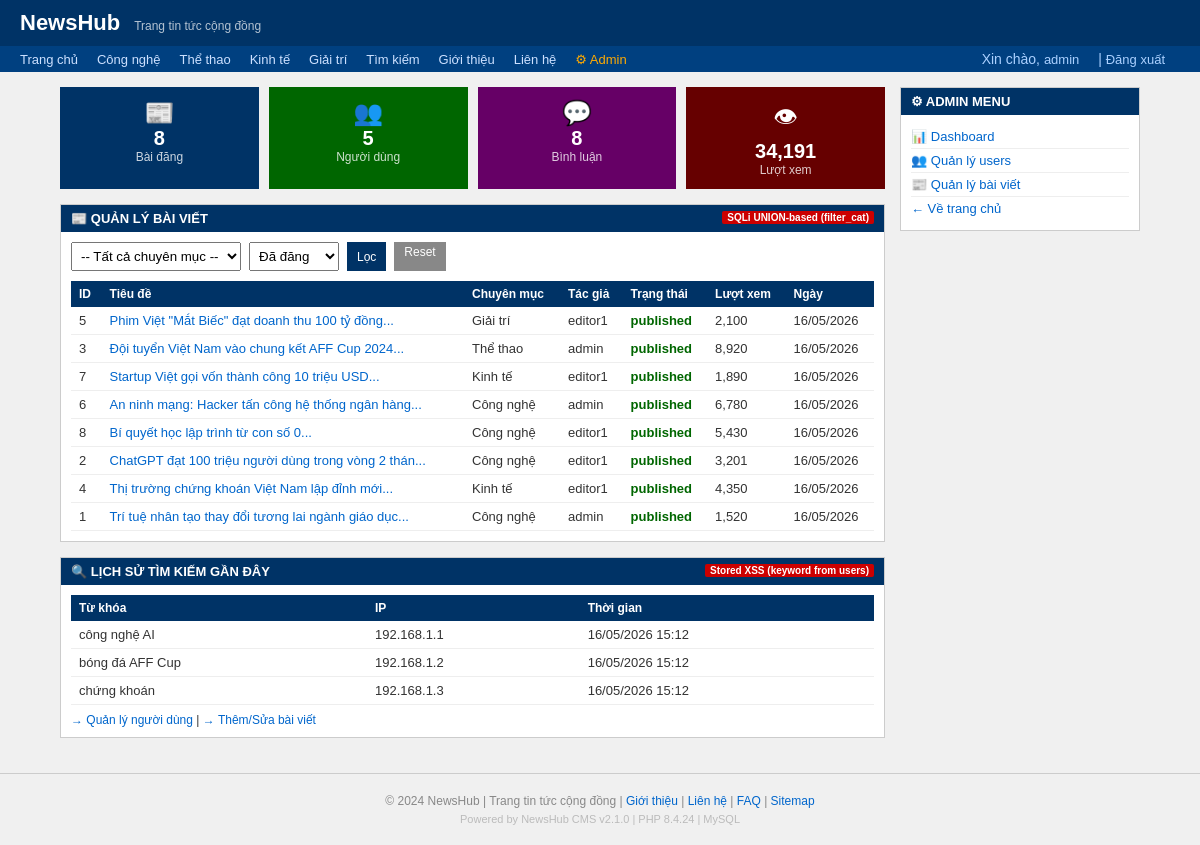
Page /admin/dashboard.php (signed in) on the committed database.
### tables this page shows
CREATE TABLE news (
    id INT AUTO_INCREMENT PRIMARY KEY,
    title VARCHAR(255) NOT NULL,
    content TEXT,
    summary VARCHAR(500),
    author_id INT,
    category_id INT,
    views INT DEFAULT 0,
    status ENUM('published','draft','hidden') DEFAULT 'published',
    tags VARCHAR(255),
    created_at DATETIME DEFAULT CURRENT_TIMESTAMP,
    updated_at DATETIME DEFAULT CURRENT_TIMESTAMP ON UPDATE CURRENT_TIMESTAMP,
    FOREIGN KEY (author_id) REFERENCES users(id),
    FOREIGN KEY (category_id) REFERENCES categories(id)
);

CREATE TABLE categories (
    id INT AUTO_INCREMENT PRIMARY KEY,
    name VARCHAR(100) NOT NULL,
    slug VARCHAR(100) NOT NULL,
    description TEXT
);

CREATE TABLE users (
    id INT AUTO_INCREMENT PRIMARY KEY,
    username VARCHAR(100) NOT NULL,
    password VARCHAR(255) NOT NULL,
    email VARCHAR(150),
    role ENUM('admin','editor','user') DEFAULT 'user',
    bio TEXT,
    avatar VARCHAR(255),
    created_at DATETIME DEFAULT CURRENT_TIMESTAMP,
    last_login DATETIME
);

CREATE TABLE search_logs (
    id INT AUTO_INCREMENT PRIMARY KEY,
    keyword VARCHAR(255),
    user_id INT,
    ip_address VARCHAR(50),
    user_agent TEXT,
    created_at DATETIME DEFAULT CURRENT_TIMESTAMP
);

### www/admin/dashboard.php (the view, shortened to what this page needs)
<?php
$filter_status = $_GET['filter_status'] ?? 'published';
require_once __DIR__ . '/../includes/header.php';
$conn = db_connect();
$where = "WHERE 1=1";
if ($filter_status) {
    $safe_status = $conn->real_escape_string($filter_status);
    $where .= " AND n.status = '$safe_status'";
}
$sql = "SELECT n.id, n.title, n.status, n.views, n.created_at,
               u.username, c.name as cat_name
        FROM news n
        JOIN users u ON n.author_id = u.id
        JOIN categories c ON n.category_id = c.id
        $where
        ORDER BY n.created_at DESC
        LIMIT 20";
$result = $conn->query($sql);
$news_list = [];
if (!$result) {
    $db_error = $conn->error;
} else {
    $news_list = $result->fetch_all(MYSQLI_ASSOC);
}
$stats = [];
$s = $conn->query("SELECT COUNT(*) as total FROM news WHERE status='published'");
$stats['published'] = $s ? $s->fetch_assoc()['total'] : 0;
$s = $conn->query("SELECT COUNT(*) as total FROM users");
$stats['users'] = $s ? $s->fetch_assoc()['total'] : 0;
$s = $conn->query("SELECT COUNT(*) as total FROM comments WHERE status='approved'");
$stats['comments'] = $s ? $s->fetch_assoc()['total'] : 0;
$s = $conn->query("SELECT SUM(views) as total FROM news");
$stats['views'] = $s ? $s->fetch_assoc()['total'] : 0;
$search_logs = $conn->query("SELECT keyword, ip_address, created_at FROM search_logs ORDER BY created_at DESC LIMIT 10");
$logs = $search_logs ? $search_logs->fetch_all(MYSQLI_ASSOC) : [];
?>
<div id="wrapper">
    <div id="main">
        <div style="display:flex;gap:10px;margin-bottom:15px;flex-wrap:wrap;">
            <?php
            $stat_items = [
                ['📰', 'Bài đăng', $stats['published'], '#003366'],
                ['👥', 'Người dùng', $stats['users'], '#006600'],
                ['💬', 'Bình luận', $stats['comments'], '#660066'],
                ['👁', 'Lượt xem', number_format($stats['views']), '#660000'],
            ];
            foreach ($stat_items as [$icon, $label, $val, $color]): ?>
                <div style="background:<?= $color ?>;color:white;padding:12px 18px;flex:1;min-width:150px;text-align:center;">
                    <div style="font-size:24px;"><?= $icon ?></div>
                    <div style="font-size:20px;font-weight:bold;"><?= $val ?></div>
                    <div style="font-size:12px;opacity:0.8;"><?= $label ?></div>
                </div>
            <?php endforeach; ?>
        </div>
        <div class="box">
            <div class="box-title">
                📰 QUẢN LÝ BÀI VIẾT
                <span class="vuln-badge">SQLi UNION-based (filter_cat)</span>
            </div>
            <div class="box-content">
                <form action="/admin/dashboard.php" method="GET" style="display:flex;gap:8px;margin-bottom:10px;flex-wrap:wrap;">
                    <select name="filter_cat" style="padding:5px;">
                        <option value="">-- Tất cả chuyên mục --</option>
                    </select>
                    <select name="filter_status" style="padding:5px;">
                        <option value="published" <?= $filter_status === 'published' ? 'selected' : '' ?>>Đã đăng</option>
                    </select>
                    <button type="submit" class="btn btn-sm">Lọc</button>
                    <a href="/admin/dashboard.php" class="btn btn-sm" style="background:#888;">Reset</a>
                </form>
                <table>
                    <tr>
                        <th>ID</th>
                        <th>Tiêu đề</th>
                        <th>Chuyên mục</th>
                        <th>Tác giả</th>
                        <th>Trạng thái</th>
                        <th>Lượt xem</th>
                        <th>Ngày</th>
                    </tr>
                    <?php if ($news_list): ?>
                        <?php foreach ($news_list as $item): ?>
                            <tr>
                                <td><?= $item['id'] ?></td>
                                <td><a href="/news.php?id=<?= $item['id'] ?>"><?= htmlspecialchars(mb_substr($item['title'], 0, 50)) ?>...</a></td>
                                <td><?= htmlspecialchars($item['cat_name']) ?></td>
                                <td><?= htmlspecialchars($item['username']) ?></td>
                                <td>
                                    <?php
                                    $status_colors = ['published' => '#006600', 'draft' => '#666', 'hidden' => '#cc0000'];
                                    $color = $status_colors[$item['status']] ?? '#333';
                                    ?>
                                    <span style="color:<?= $color ?>;font-weight:bold;"><?= $item['status'] ?></span>
                                </td>
                                <td><?= number_format($item['views']) ?></td>
                                <td><?= date('d/m/Y', strtotime($item['created_at'])) ?></td>
                            </tr>
                        <?php endforeach; ?>
                    <?php else: ?>
                        <tr>
                            <td colspan="7" style="text-align:center;color:#888;padding:20px;">Không có dữ liệu</td>
                        </tr>
                    <?php endif; ?>
                </table>
            </div>
        </div>
        <div class="box">
            <div class="box-title">
                🔍 LỊCH SỬ TÌM KIẾM GẦN ĐÂY
                <span class="vuln-badge">Stored XSS (keyword from users)</span>
            </div>
            <div class="box-content">
                <table>
                    <tr>
                        <th>Từ khóa</th>
                        <th>IP</th>
                        <th>Thời gian</th>
                    </tr>
                    <?php foreach ($logs as $log): ?>
                        <tr>
                            <td>
                                <?= $log['keyword'] ?>
                            </td>
                            <td><?= htmlspecialchars($log['ip_address']) ?></td>
                            <td><?= date('d/m/Y H:i', strtotime($log['created_at'])) ?></td>
                        </tr>
                    <?php endforeach; ?>
                </table>
                <div style="margin-top:8px;font-size:12px;">
                    <a href="/admin/users.php">→ Quản lý người dùng</a> |
                    <a href="/admin/news_manage.php">→ Thêm/Sửa bài viết</a>
                </div>
            </div>
        </div>
    </div>
    <div id="sidebar">
        <div class="box">
            <div class="box-title">⚙ ADMIN MENU</div>
            <div class="box-content" style="font-size:13px;">
                <div style="padding:4px 0; border-bottom:1px solid #eee;"><a href="/admin/dashboard.php">📊 Dashboard</a></div>
                <div style="padding:4px 0; border-bottom:1px solid #eee;"><a href="/admin/users.php">👥 Quản lý users</a></div>
                <div style="padding:4px 0; border-bottom:1px solid #eee;"><a href="/admin/news_manage.php">📰 Quản lý bài viết</a></div>
                <div style="padding:4px 0;"><a href="/index.php">← Về trang chủ</a></div>
            </div>
        </div>
    </div>
</div>
<?php
require_once __DIR__ . '/../includes/footer.php';
?>

### www/includes/header.php (style rules this page uses)
* { box-sizing: border-box; margin: 0; padding: 0; }
body { font-family: Arial, sans-serif; font-size: 14px; background: #f0f0f0; color: #333; }
a { color: #0066cc; text-decoration: none; }
#wrapper { max-width: 1100px; margin: 15px auto; display: flex; gap: 15px; padding: 0 10px; }
#main { flex: 1; min-width: 0; }
#sidebar { width: 240px; flex-shrink: 0; }
.box { background: white; border: 1px solid #ccc; margin-bottom: 15px; }
.box-title { background: #003366; color: white; padding: 6px 10px; font-size: 13px; font-weight: bold; }
.box-content { padding: 10px; }
.btn { padding: 6px 16px; background: #003366; color: white; border: none; cursor: pointer; font-size: 13px; }
.btn-sm { padding: 3px 10px; font-size: 12px; }
table { width: 100%; border-collapse: collapse; }
table th { background: #003366; color: white; padding: 6px 8px; text-align: left; font-size: 12px; }
table td { padding: 6px 8px; border-bottom: 1px solid #eee; font-size: 13px; }
.vuln-badge { float: right; background: #c00; color: white; font-size: 10px; padding: 1px 5px; border-radius: 2px; }

### rows in the picture
news: id "5", title "Phim Việt \"Mắt Biếc\" đạt doanh thu 100 tỷ đồng", category.name "Giải trí", author.username "editor1", status "published", views "2,100", created_at "16/05/2026"
news: id "3", title "Đội tuyển Việt Nam vào chung kết AFF Cup 2024", category.name "Thể thao", author.username "admin", status "published", views "8,920", created_at "16/05/2026"
news: id "7", title "Startup Việt gọi vốn thành công 10 triệu USD", category.name "Kinh tế", author.username "editor1", status "published", views "1,890", created_at "16/05/2026"
news: id "6", title "An ninh mạng: Hacker tấn công hệ thống ngân hàng", category.name "Công nghệ", author.username "admin", status "published", views "6,780", created_at "16/05/2026"
news: id "8", title "Bí quyết học lập trình từ con số 0", category.name "Công nghệ", author.username "editor1", status "published", views "5,430", created_at "16/05/2026"
news: id "2", title "ChatGPT đạt 100 triệu người dùng trong vòng 2 thán", category.name "Công nghệ", author.username "editor1", status "published", views "3,201", created_at "16/05/2026"
news: id "4", title "Thị trường chứng khoán Việt Nam lập đỉnh mới", category.name "Kinh tế", author.username "editor1", status "published", views "4,350", created_at "16/05/2026"
news: id "1", title "Trí tuệ nhân tạo thay đổi tương lai ngành giáo dục", category.name "Công nghệ", author.username "admin", status "published", views "1,520", created_at "16/05/2026"
search_logs: keyword "công nghệ AI", ip_address "192.168.1.1", created_at "16/05/2026 15:12"
search_logs: keyword "bóng đá AFF Cup", ip_address "192.168.1.2", created_at "16/05/2026 15:12"
search_logs: keyword "chứng khoán", ip_address "192.168.1.3", created_at "16/05/2026 15:12"

### other values in the picture
SITE_NAME "NewsHub"
$current_user['username'] "admin"
$icon "📰"
$val "8"
$label "Bài đăng"
$icon "👥"
$val "5"
$label "Người dùng"
$icon "💬"
$label "Bình luận"
$icon "👁"
$val "34,191"
$label "Lượt xem"
PHP_VERSION "8.4.24"
